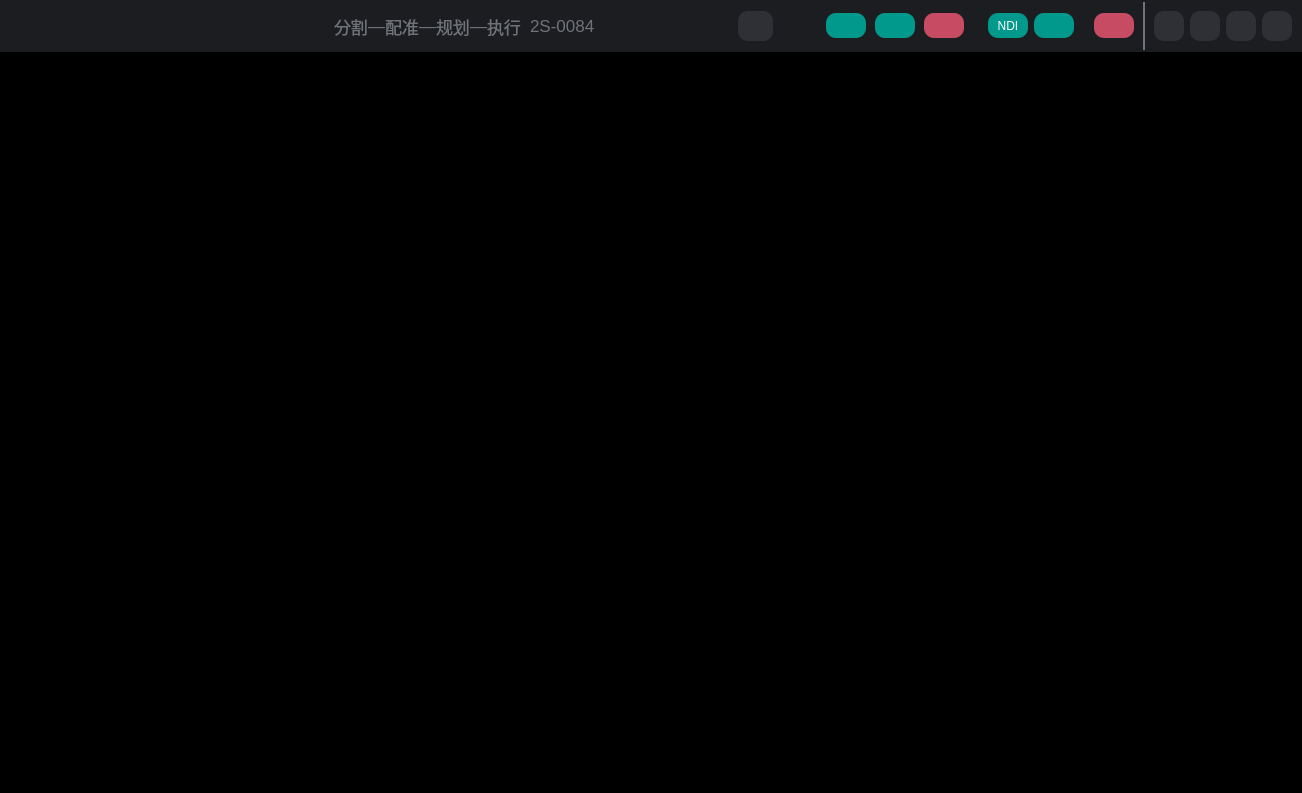
<?xml version="1.0" encoding="UTF-8"?>
<ui version="4.0">
 <class>MainWidget</class>
 <widget class="QWidget" name="MainWidget">
  <property name="geometry">
   <rect>
    <x>0</x>
    <y>0</y>
    <width>1302</width>
    <height>793</height>
   </rect>
  </property>
  <property name="windowTitle">
   <string>MainWidget</string>
  </property>
  <property name="styleSheet">
   <string notr="true">background-color: rgb(0, 0, 0);</string>
  </property>
  <layout class="QVBoxLayout" name="verticalLayout" stretch="1,24">
   <property name="spacing">
    <number>2</number>
   </property>
   <property name="leftMargin">
    <number>0</number>
   </property>
   <property name="topMargin">
    <number>0</number>
   </property>
   <property name="rightMargin">
    <number>0</number>
   </property>
   <property name="bottomMargin">
    <number>0</number>
   </property>
   <item>
    <widget class="QWidget" name="toolBarWidget" native="true">
     <property name="sizePolicy">
      <sizepolicy hsizetype="Preferred" vsizetype="Preferred">
       <horstretch>0</horstretch>
       <verstretch>0</verstretch>
      </sizepolicy>
     </property>
     <property name="styleSheet">
      <string notr="true">background-color:rgb(28, 29, 33);</string>
     </property>
     <layout class="QHBoxLayout" name="horizontalLayout" stretch="8,4,5,2,4,2,1,3">
      <property name="spacing">
       <number>0</number>
      </property>
      <property name="leftMargin">
       <number>1</number>
      </property>
      <property name="topMargin">
       <number>2</number>
      </property>
      <property name="rightMargin">
       <number>1</number>
      </property>
      <property name="bottomMargin">
       <number>2</number>
      </property>
      <item>
       <widget class="QWidget" name="trademarkWidget" native="true">
        <property name="minimumSize">
         <size>
          <width>0</width>
          <height>0</height>
         </size>
        </property>
       </widget>
      </item>
      <item>
       <widget class="QWidget" name="stepWidget" native="true">
        <property name="styleSheet">
         <string notr="true">background-color:rgb(28, 29, 33);</string>
        </property>
        <layout class="QHBoxLayout" name="horizontalLayout_6" stretch="2,1,2,1,2,1,2">
         <property name="spacing">
          <number>0</number>
         </property>
         <property name="leftMargin">
          <number>0</number>
         </property>
         <property name="topMargin">
          <number>0</number>
         </property>
         <property name="rightMargin">
          <number>0</number>
         </property>
         <property name="bottomMargin">
          <number>0</number>
         </property>
         <item>
          <widget class="QLabel" name="segmentationLabel">
           <property name="styleSheet">
            <string notr="true">background-color: rgb(28, 29, 33);
color:rgb(111, 114, 121);
qproperty-alignment: AlignCenter;
font-size:17px;</string>
           </property>
           <property name="text">
            <string>分割</string>
           </property>
          </widget>
         </item>
         <item>
          <widget class="QLabel" name="label_5">
           <property name="sizePolicy">
            <sizepolicy hsizetype="Preferred" vsizetype="Preferred">
             <horstretch>0</horstretch>
             <verstretch>0</verstretch>
            </sizepolicy>
           </property>
           <property name="styleSheet">
            <string notr="true">background-color: rgb(28, 29, 33);
color:rgb(111, 114, 121);
qproperty-alignment: AlignCenter;
font-size:17px;</string>
           </property>
           <property name="text">
            <string>—</string>
           </property>
          </widget>
         </item>
         <item>
          <widget class="QLabel" name="registrationLabel">
           <property name="styleSheet">
            <string notr="true">background-color: rgb(28, 29, 33);
color:rgb(111, 114, 121);
qproperty-alignment: AlignCenter;
font-size:17px;</string>
           </property>
           <property name="text">
            <string>配准</string>
           </property>
          </widget>
         </item>
         <item>
          <widget class="QLabel" name="label_3">
           <property name="sizePolicy">
            <sizepolicy hsizetype="Preferred" vsizetype="Preferred">
             <horstretch>0</horstretch>
             <verstretch>0</verstretch>
            </sizepolicy>
           </property>
           <property name="styleSheet">
            <string notr="true">background-color: rgb(28, 29, 33);
color:rgb(111, 114, 121);
qproperty-alignment: AlignCenter;
font-size:17px;</string>
           </property>
           <property name="text">
            <string>—</string>
           </property>
          </widget>
         </item>
         <item>
          <widget class="QLabel" name="planLabel">
           <property name="styleSheet">
            <string notr="true">background-color: rgb(28, 29, 33);
color:rgb(111, 114, 121);
qproperty-alignment: AlignCenter;
font-size:17px;</string>
           </property>
           <property name="text">
            <string>规划</string>
           </property>
          </widget>
         </item>
         <item>
          <widget class="QLabel" name="label_4">
           <property name="sizePolicy">
            <sizepolicy hsizetype="Preferred" vsizetype="Preferred">
             <horstretch>0</horstretch>
             <verstretch>0</verstretch>
            </sizepolicy>
           </property>
           <property name="styleSheet">
            <string notr="true">background-color: rgb(28, 29, 33);
color:rgb(111, 114, 121);
qproperty-alignment: AlignCenter;
font-size:17px;</string>
           </property>
           <property name="text">
            <string>—</string>
           </property>
          </widget>
         </item>
         <item>
          <widget class="QLabel" name="executeLabel">
           <property name="styleSheet">
            <string notr="true">background-color: rgb(28, 29, 33);
color:rgb(111, 114, 121);
qproperty-alignment: AlignCenter;
font-size:17px;</string>
           </property>
           <property name="text">
            <string>执行</string>
           </property>
          </widget>
         </item>
        </layout>
       </widget>
      </item>
      <item>
       <widget class="QWidget" name="EquipNameWidget" native="true">
        <property name="styleSheet">
         <string notr="true">background-color: rgb(28, 29, 33);</string>
        </property>
        <layout class="QGridLayout" name="gridLayout_2">
         <item row="0" column="0">
          <widget class="QLabel" name="label_2">
           <property name="styleSheet">
            <string notr="true">background-color: rgb(28, 29, 33);
color:rgb(111, 114, 121);
qproperty-alignment: AlignCenter;
font-size:17px;</string>
           </property>
           <property name="text">
            <string>2S-0084</string>
           </property>
          </widget>
         </item>
        </layout>
       </widget>
      </item>
      <item>
       <widget class="QWidget" name="positionWidget" native="true">
        <property name="styleSheet">
         <string notr="true">background-color: rgb(28, 29, 33);</string>
        </property>
        <layout class="QVBoxLayout" name="verticalLayout_2">
         <item>
          <widget class="QPushButton" name="pushButton">
           <property name="sizePolicy">
            <sizepolicy hsizetype="Fixed" vsizetype="Fixed">
             <horstretch>0</horstretch>
             <verstretch>0</verstretch>
            </sizepolicy>
           </property>
           <property name="minimumSize">
            <size>
             <width>30</width>
             <height>30</height>
            </size>
           </property>
           <property name="styleSheet">
            <string notr="true">QPushButton {
    width: 35px;
    height: 35px;
    border-radius: 10px; /* 圆角半径设置为宽度或高度的一半 */
    background-color: rgb(46, 48, 54);
    color: white;
}</string>
           </property>
           <property name="text">
            <string/>
           </property>
          </widget>
         </item>
        </layout>
       </widget>
      </item>
      <item>
       <widget class="QWidget" name="infoWidget" native="true">
        <property name="styleSheet">
         <string notr="true">background-color:rgb(28, 29, 33);</string>
        </property>
        <layout class="QGridLayout" name="gridLayout_3">
         <property name="leftMargin">
          <number>2</number>
         </property>
         <property name="topMargin">
          <number>0</number>
         </property>
         <property name="rightMargin">
          <number>2</number>
         </property>
         <property name="bottomMargin">
          <number>0</number>
         </property>
         <item row="0" column="0">
          <widget class="QWidget" name="infoInnerWidget" native="true">
           <property name="styleSheet">
            <string notr="true">background-color: rgb(28, 29, 33);</string>
           </property>
           <layout class="QHBoxLayout" name="horizontalLayout_3">
            <item>
             <widget class="QPushButton" name="pushButton_4">
              <property name="sizePolicy">
               <sizepolicy hsizetype="Fixed" vsizetype="Fixed">
                <horstretch>0</horstretch>
                <verstretch>0</verstretch>
               </sizepolicy>
              </property>
              <property name="styleSheet">
               <string notr="true">QPushButton {
    width: 40px;
    height: 25px;
    border-radius: 10px; /* 圆角半径设置为宽度或高度的一半 */
    background-color: rgb(0, 153, 139);
    color: white;
}</string>
              </property>
              <property name="text">
               <string/>
              </property>
             </widget>
            </item>
            <item>
             <widget class="QPushButton" name="pushButton_3">
              <property name="sizePolicy">
               <sizepolicy hsizetype="Fixed" vsizetype="Fixed">
                <horstretch>0</horstretch>
                <verstretch>0</verstretch>
               </sizepolicy>
              </property>
              <property name="styleSheet">
               <string notr="true">QPushButton {
    width: 40px;
    height: 25px;
    border-radius: 10px; /* 圆角半径设置为宽度或高度的一半 */
    background-color: rgb(0, 153, 139);
    color: white;
}</string>
              </property>
              <property name="text">
               <string/>
              </property>
             </widget>
            </item>
            <item>
             <widget class="QPushButton" name="pushButton_2">
              <property name="sizePolicy">
               <sizepolicy hsizetype="Fixed" vsizetype="Fixed">
                <horstretch>0</horstretch>
                <verstretch>0</verstretch>
               </sizepolicy>
              </property>
              <property name="styleSheet">
               <string notr="true">QPushButton {
    width: 40px;
    height: 25px;
    border-radius: 10px; /* 圆角半径设置为宽度或高度的一半 */
    background-color: rgb(199, 76, 99);
    color: white;
}</string>
              </property>
              <property name="text">
               <string/>
              </property>
             </widget>
            </item>
           </layout>
          </widget>
         </item>
        </layout>
       </widget>
      </item>
      <item>
       <widget class="QWidget" name="contorlButtonWidget" native="true">
        <property name="styleSheet">
         <string notr="true">background-color:rgb(28, 29, 33);</string>
        </property>
        <layout class="QGridLayout" name="gridLayout_4">
         <property name="leftMargin">
          <number>0</number>
         </property>
         <property name="topMargin">
          <number>0</number>
         </property>
         <property name="rightMargin">
          <number>2</number>
         </property>
         <property name="bottomMargin">
          <number>0</number>
         </property>
         <item row="0" column="0">
          <widget class="QWidget" name="ctrlInnerWidget" native="true">
           <property name="styleSheet">
            <string notr="true">background-color: rgb(28, 29, 33);
</string>
           </property>
           <layout class="QHBoxLayout" name="horizontalLayout_2">
            <item>
             <widget class="QPushButton" name="ndiPageButton">
              <property name="sizePolicy">
               <sizepolicy hsizetype="Fixed" vsizetype="Fixed">
                <horstretch>0</horstretch>
                <verstretch>0</verstretch>
               </sizepolicy>
              </property>
              <property name="styleSheet">
               <string notr="true">QPushButton {
    width: 40px;
    height: 25px;
    border-radius: 10px; /* 圆角半径设置为宽度或高度的一半 */
    background-color: rgb(0, 153, 139);
    color: white;
}</string>
              </property>
              <property name="text">
               <string>NDI</string>
              </property>
             </widget>
            </item>
            <item>
             <widget class="QPushButton" name="armPageButton">
              <property name="sizePolicy">
               <sizepolicy hsizetype="Fixed" vsizetype="Fixed">
                <horstretch>0</horstretch>
                <verstretch>0</verstretch>
               </sizepolicy>
              </property>
              <property name="styleSheet">
               <string notr="true">QPushButton {
    width: 40px;
    height: 25px;
    border-radius: 10px; /* 圆角半径设置为宽度或高度的一半 */
    background-color: rgb(0, 153, 139);
    color: white;
}</string>
              </property>
              <property name="text">
               <string/>
              </property>
             </widget>
            </item>
           </layout>
          </widget>
         </item>
        </layout>
       </widget>
      </item>
      <item>
       <widget class="QWidget" name="unKnown" native="true">
        <property name="styleSheet">
         <string notr="true">background-color: rgb(111, 114, 121);</string>
        </property>
        <layout class="QGridLayout" name="gridLayout_5">
         <property name="leftMargin">
          <number>0</number>
         </property>
         <property name="topMargin">
          <number>0</number>
         </property>
         <property name="rightMargin">
          <number>2</number>
         </property>
         <property name="bottomMargin">
          <number>0</number>
         </property>
         <item row="0" column="0">
          <widget class="QWidget" name="infoInnerWidget_2" native="true">
           <property name="styleSheet">
            <string notr="true">background-color: rgb(28, 29, 33);</string>
           </property>
           <layout class="QHBoxLayout" name="horizontalLayout_4">
            <property name="leftMargin">
             <number>9</number>
            </property>
            <item>
             <widget class="QPushButton" name="pushButton_7">
              <property name="sizePolicy">
               <sizepolicy hsizetype="Fixed" vsizetype="Fixed">
                <horstretch>0</horstretch>
                <verstretch>0</verstretch>
               </sizepolicy>
              </property>
              <property name="styleSheet">
               <string notr="true">QPushButton {
    width: 40px;
    height: 25px;
    border-radius: 10px; /* 圆角半径设置为宽度或高度的一半 */
    background-color: rgb(199, 76, 99);
    color: white;
}</string>
              </property>
              <property name="text">
               <string/>
              </property>
             </widget>
            </item>
           </layout>
          </widget>
         </item>
        </layout>
       </widget>
      </item>
      <item>
       <widget class="QWidget" name="settingWidget" native="true">
        <property name="styleSheet">
         <string notr="true">background-color:rgb(28, 29, 33);</string>
        </property>
        <layout class="QHBoxLayout" name="horizontalLayout_5">
         <item>
          <widget class="QPushButton" name="pushButton_8">
           <property name="sizePolicy">
            <sizepolicy hsizetype="Fixed" vsizetype="Fixed">
             <horstretch>0</horstretch>
             <verstretch>0</verstretch>
            </sizepolicy>
           </property>
           <property name="minimumSize">
            <size>
             <width>30</width>
             <height>30</height>
            </size>
           </property>
           <property name="styleSheet">
            <string notr="true">QPushButton {
    width: 35px;
    height: 35px;
    border-radius: 10px; /* 圆角半径设置为宽度或高度的一半 */
    background-color: rgb(46, 48, 54);
    color: white;
	/*border-image:url(:/resource/image/snapshot.png);*/
}</string>
           </property>
           <property name="text">
            <string/>
           </property>
          </widget>
         </item>
         <item>
          <widget class="QPushButton" name="pushButton_11">
           <property name="sizePolicy">
            <sizepolicy hsizetype="Fixed" vsizetype="Fixed">
             <horstretch>0</horstretch>
             <verstretch>0</verstretch>
            </sizepolicy>
           </property>
           <property name="minimumSize">
            <size>
             <width>30</width>
             <height>30</height>
            </size>
           </property>
           <property name="styleSheet">
            <string notr="true">QPushButton {
    width: 35px;
    height: 35px;
    border-radius: 10px; /* 圆角半径设置为宽度或高度的一半 */
    background-color: rgb(46, 48, 54);
    color: white;
}</string>
           </property>
           <property name="text">
            <string/>
           </property>
          </widget>
         </item>
         <item>
          <widget class="QPushButton" name="pushButton_9">
           <property name="sizePolicy">
            <sizepolicy hsizetype="Fixed" vsizetype="Fixed">
             <horstretch>0</horstretch>
             <verstretch>0</verstretch>
            </sizepolicy>
           </property>
           <property name="minimumSize">
            <size>
             <width>30</width>
             <height>30</height>
            </size>
           </property>
           <property name="styleSheet">
            <string notr="true">QPushButton {
    width: 35px;
    height: 35px;
    border-radius: 10px; /* 圆角半径设置为宽度或高度的一半 */
    background-color: rgb(46, 48, 54);
    color: white;
}</string>
           </property>
           <property name="text">
            <string/>
           </property>
          </widget>
         </item>
         <item>
          <widget class="QPushButton" name="exitButton">
           <property name="sizePolicy">
            <sizepolicy hsizetype="Fixed" vsizetype="Fixed">
             <horstretch>0</horstretch>
             <verstretch>0</verstretch>
            </sizepolicy>
           </property>
           <property name="minimumSize">
            <size>
             <width>30</width>
             <height>30</height>
            </size>
           </property>
           <property name="styleSheet">
            <string notr="true">QPushButton {
    width: 35px;
    height: 35px;
    border-radius: 10px; /* 圆角半径设置为宽度或高度的一半 */
    background-color: rgb(46, 48, 54);
    color: white;
}
QPushButton:hover{
background-color: rgb(70, 72, 81);
}
QPushButton:pressed {
background-color: rgb(245, 245, 245);
}</string>
           </property>
           <property name="text">
            <string/>
           </property>
          </widget>
         </item>
        </layout>
       </widget>
      </item>
     </layout>
    </widget>
   </item>
   <item>
    <widget class="QStackedWidget" name="centralWidget">
     <property name="sizePolicy">
      <sizepolicy hsizetype="Expanding" vsizetype="Expanding">
       <horstretch>0</horstretch>
       <verstretch>0</verstretch>
      </sizepolicy>
     </property>
     <property name="currentIndex">
      <number>-1</number>
     </property>
    </widget>
   </item>
  </layout>
 </widget>
 <resources/>
 <connections/>
</ui>
